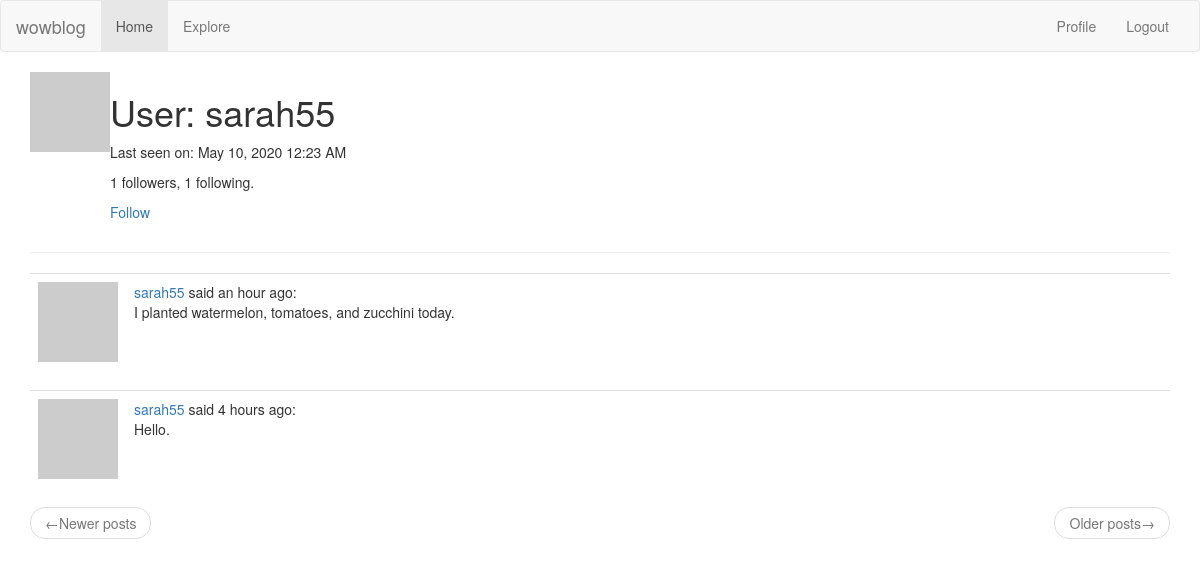
Screenshot of /user/sarah55 (signed in) with the database file from the repository.
### app/models.py (models this page shows, shortened)
class User(UserMixin, db.Model):
    id = db.Column(db.Integer, primary_key=True)
    username = db.Column(db.String(64), index=True, unique=True)
    email = db.Column(db.String(120), index=True, unique=True)
    password_hash = db.Column(db.String(128))
    posts = db.relationship('Post', backref='author', lazy='dynamic')
    about_me = db.Column(db.String(140))
    last_seen = db.Column(db.DateTime, default=datetime.utcnow)
    def avatar(self, size):
        digest = md5(self.email.lower().encode('utf-8')).hexdigest()
        return 'https://www.gravatar.com/avatar/{}?d=identicon&s={}'.format(digest, size)
    followed = db.relationship(
        'User', secondary=followers, # 'User' is the right side entity of the relationship. Since this is a self-referential relationship, use the same class on both sides. 'Secondary' configures the association table (followers)
        primaryjoin=(followers.c.follower_id == id), #primaryjoin indicates the condition that links the left side entity (The follower user with the followers table). 'followers.c.follower_id' calls the follower_id in the table
        secondaryjoin=(followers.c.followed_id == id), #secondaryjoin indicates the condition that links the right side entity (the followed user).
        backref=db.backref('followers', lazy='dynamic'), lazy='dynamic') #backref refines how this relationship will be accessed from the right side entity. 'lazy' indicates execution mode. Dynamic means the query doesn't run until specifically requested. The second 'lazy' applies to the left side query.
    def is_following(self, user):
        return self.followed.filter(followers.c.followed_id == user.id).count() > 0

class Post(db.Model):
    id = db.Column(db.Integer, primary_key=True)
    body = db.Column(db.String(2000))
    timestamp = db.Column(db.DateTime, index=True, default=datetime.utcnow)
    user_id = db.Column(db.Integer, db.ForeignKey('user.id'))
    language = db.Column(db.String(5))

### app/main/routes.py (the view)
@bp.route('/user/<username>')
@login_required
def user(username):
    user = User.query.filter_by(username=username).first_or_404()
    page = request.args.get('page', 1, type=int)
    posts = user.posts.order_by(Post.timestamp.desc()).paginate(page, current_app.config['POSTS_PER_PAGE'], False)
    next_url = url_for('main.user', username=user.username, page=posts.next_num) if posts.has_next else None
    prev_url = url_for('main.user', username=user.username, page=posts.prev_num) if posts.has_prev else None
    return render_template('user.html', user=user, posts=posts.items, next_url=next_url, prev_url=prev_url)

### app/main/routes.py (called while the page is built)
@bp.before_app_request
def before_request():
    if current_user.is_authenticated:
        current_user.last_seen = datetime.utcnow()
        db.session.commit()
    g.locale = str(get_locale())

### app/models.py (called while the page is built)
@login.user_loader
def load_user(id):
    return User.query.get(int(id))  # id that Flask-Login passes to the function is a string, so need to convert to int

### app/templates/user.html (shortened to what this page needs)
{% extends "base.html" %}
{% block app_content %}
    <table>
        <tr valign="top">
            <td><img src="{{ user.avatar(128) }}"></td>
            <td>
                <h1>User: {{ user.username }}</h1>
                {% if user.last_seen %}<p>Last seen on: {{ moment(user.last_seen).format('LLL') }}</p>{% endif %}
                <p>{{ user.followers.count() }} followers, {{ user.followed.count() }} following. </p>
                {% if user == current_user %}
                <p><a href="{{ url_for('main.edit_profile') }}">Edit your profile</a></p>
                {% elif not current_user.is_following(user) %}
                <p><a href="{{ url_for('main.follow', username=user.username) }}">Follow</a><p>
                {% else %}
                <p><a href="{{ url_for('main.unfollow', username=user.username) }}">Unfollow</a><p>
                {% endif %}
            </td>
        </tr>
    </table>
    <hr>
    {% for post in posts %}
        {% include '_post.html' %}
    {% endfor %}
<nav aria-label="...">
    <ul class="pager">
        <li class="previous{% if not prev_url %} disabled{% endif %}">
            <a href="{{ prev_url or '#' }}"><span aria-hidden="true">&larr;</span>Newer posts</a></li>
        <li class="next{% if not next_url %} disabled{% endif %}">
            <a href="{{ next_url or '#' }}">Older posts<span aria-hidden="true">&rarr;</span></a></li>
    </ul>
</nav>
{% endblock %}

### app/templates/_post.html
<table class="table table-hover">
    <tr>
        <td width="70px">
            <a href="{{ url_for('main.user', username=post.author.username) }}">
                <img src="{{ post.author.avatar(70) }}" />
            </a>
        </td>
        <td>
            <a href="{{ url_for('main.user', username=post.author.username) }}"> {{ post.author.username }}
            </a>
            said {{ moment(post.timestamp).fromNow() }}:
            <br>
            {{ post.body }}
        </td>
    </tr>
</table>

### rows the page displays
User: username "sarah55", last_seen "May 10, 2020 12:23 AM"
Post: author.username "sarah55", timestamp "an hour ago", body "I planted watermelon, tomatoes, and zucchini today."
Post: author.username "sarah55", timestamp "4 hours ago", body "Hello."

### other values shown
{{ user.followers.count() }} "1"
{{ user.followed.count() }} "1"
